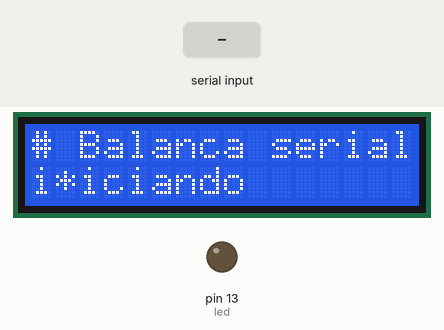
Bench run of a sketch on a simulated Arduino Uno, built with avr-gcc and run on an emulated ATmega328P. Parts: 16×2 character LCD, output pins drawn as LEDs (lit = HIGH). The inputs (shaded band) are chosen by the test bench. What the sketch prints to the serial monitor is not drawn.

Above: at 0.1 s.
At 0.7 s:
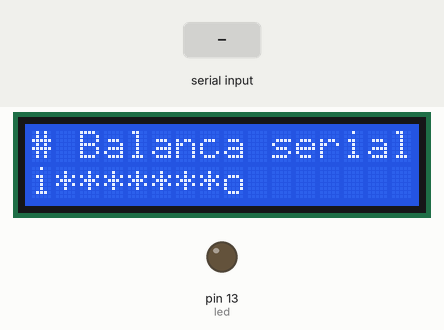
3.0 s: "1\n" received over Serial
Timing chart, 0 to 6.0 s (numbered marks = the images above; inputs shaded):
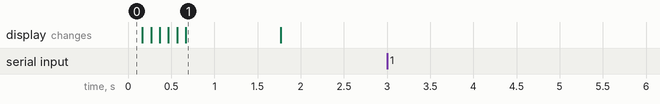

The sketch:

SerialRead.ino
```cpp
//S,BBB.BBB,TTT.TTT,LLL.LLL

#include <LiquidCrystal.h>
LiquidCrystal lcd(8, 9, 4, 5, 6, 7);

#define DEBUG  /// Habilita debug na serial
#define led 13

byte  Index = 0;                      //Indexador para o BufRX.
const int BUFFER_SIZE = 28;           //Tamanho do buffer serial.
unsigned char BufSerial[BUFFER_SIZE]; //Buffer para armazenar os dados recebidos da serial.
const int INTERVALO = 20;             //Tempo para receber os dados seriais
bool ChegouDados = false;
String flag, pesoBruto, tara, pesoLiquido;
static unsigned long TempoAnterior = 0;          //Inicializa em 0ms.
unsigned long TempoCorrente = millis();          //Retorna o tempo desde que o programa foi executado.

void setup() {
  Serial.begin(9600);
  pinMode(led, OUTPUT), digitalWrite(led, LOW);

  lcd.begin(16, 2);
  lcd.print("# Balanca serial #");
  lcd.setCursor(0, 1);
  lcd.print("iniciando");
#ifdef DEBUG
  Serial.println("iniciando Balança");
#endif
  for (int i = 0; i < 7; i++) {
    lcd.setCursor((i + 1), 1);
    lcd.print("*");
    delay(100);
  }
  delay(1000);
  lcd.clear();
#ifdef DEBUG
  Serial.println("Balança iniciada");
#endif
}
void loop() {
  if (ChegouDados)
  {
    ChegouDados = false;
#ifdef DEBUG
    Serial.println((char*)BufSerial);
#endif
    //S,BBB.BBB,TTT.TTT,LLL.LLL
    String streamData    = (char*)BufSerial;
    int commaIndex       = streamData.indexOf(',');//1
    int secondCommaIndex = streamData.indexOf(',', commaIndex + 1); //9
    int thirdCommaIndex  = streamData.indexOf(',', secondCommaIndex + 1);//17

    if (commaIndex > 0 and secondCommaIndex > 0 and thirdCommaIndex > 0) {
      flag        = streamData.substring(0, commaIndex);
      pesoBruto   = streamData.substring(commaIndex + 1, secondCommaIndex);
      tara        = streamData.substring(secondCommaIndex + 1, thirdCommaIndex);
      pesoLiquido = streamData.substring(thirdCommaIndex + 1);
#ifdef DEBUG
      Serial.println(flag);
      Serial.println(pesoBruto);
      Serial.println(tara);
      Serial.println(pesoLiquido);
#endif
      if (flag == "1")// Verifica se Peso esta estável para imprimir no LCD
      {
        digitalWrite(led, HIGH);
      }
      else
      {
        digitalWrite(led, LOW);
      }
      memset(BufSerial, 0, BUFFER_SIZE - 1); //Limpa o buffer.
      lcd.setCursor(0, 1);
      lcd.print("Peso L = ");
      lcd.print(pesoLiquido);
    }
  }///end ChegouDados
}//end loop

void serialEvent()  //
{
  TempoAnterior = TempoCorrente = millis();
  while (Serial.available()) //Le dados enquanto o buffer Serial tiver dados.
  {
    TempoCorrente = millis();
    //Timeout para limpar o BufRX e zerar o indexador (Index), quando (TempoCorrente - TempoAnterior) for maior que INTERVALO.
    if ( (TempoCorrente - TempoAnterior) > INTERVALO)  //Executa as intruções abiaxo após se pássarem 20ms.
    {
      //TempoAnterior = TempoCorrente;
      Index = 0;                             //Inicializa ixdexador do array.
      memset(BufSerial, 0, BUFFER_SIZE - 1); //Limpa o buffer.
      break;
    }

    unsigned char SerialByte = Serial.read(); // Guarda o byte do buffer serial;

    delay(2);

    switch (SerialByte)
    {
      case '\r':  //CR.
      case '\n':  //LF.

        if (Index == 0) //Se o primeiro byte for CR ou LF, despreza-os.
        {
          return;
        }
        Index = 0;           //Zera o indexador do buffer.
        ChegouDados = true;  //Avisa que chegou Dados na serial.
        break;

      default:
        if (Index < BUFFER_SIZE - 1) //Checa se há espaço no buffer.
        {
          BufSerial[Index++] = SerialByte; //Armazena o byte lido pela serial, no buffer.
          TempoAnterior = TempoCorrente;
        }
    }
  }
}
```

Measured:
- after the input at 3.0 s, every drawn part: stays the same
- what the display in image 1 shows lasts 1.1 s, from 0.7 s to 1.8 s
